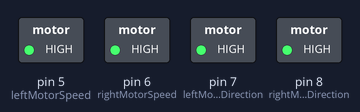
Bench run of a sketch on a simulated Arduino Uno, built with avr-gcc and run on an emulated ATmega328P. Shown: switched loads named in the sketch (green lamp = pin HIGH).

Above: at 0.1 s.
Timing chart, 0 to 1.6 s (numbered marks = the images above):
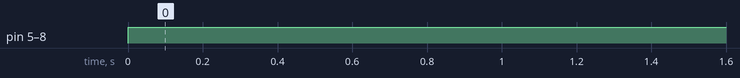

Measured:
- by itself, pin 5 (leftMotorSpeed), pin 6 (rightMotorSpeed), pin 7 (leftMotorDirection), pin 8 (rightMotorDirection): LOW → HIGH at 0.00 s

The sketch:

Solution_1.ino
```cpp
// (licence header left out)
//  Lesson 4.3, Exercise 1 Solution - setSpeed Function

// Pin definitions
#define leftMotorSpeed 5
#define rightMotorSpeed 6
#define leftMotorDirection 7
#define rightMotorDirection 8

void setup() {
  Serial.begin(9600);
  pinMode(leftMotorSpeed,      OUTPUT);
  pinMode(rightMotorSpeed,     OUTPUT);
  pinMode(leftMotorDirection,  OUTPUT);
  pinMode(rightMotorDirection, OUTPUT);
}

void loop() {
  // Have our robot spin in place at full speed

  // Right motor at full speed forward
  setSpeed(0, 255);

  // Left motor at full speed in reverse
  setSpeed(1, -255);
}

// int motor defines which motor we want to control.
// motor 0 is our right motor, motor 1 is our left motor.
void setSpeed(int motor, int motorspeed) {
  if ( motor == 0 ) {
    if ( motorspeed < 0 ) {
      digitalWrite(rightMotorDirection, LOW);
      analogWrite(rightMotorSpeed, abs(motorspeed));
    } else {
      digitalWrite(rightMotorDirection, HIGH);
      analogWrite(rightMotorSpeed, motorspeed);
    }
  } else {
    if ( motorspeed < 0 ) {
      digitalWrite(leftMotorDirection, HIGH);
      analogWrite(leftMotorSpeed, abs(motorspeed));
    } else {
      digitalWrite(leftMotorDirection, LOW);
      analogWrite(leftMotorSpeed, motorspeed);
    }
  }
}
/*********************************************************************************************************************
Permission is hereby granted, free of charge, to any person obtaining a copy of this software and associated documentation files (the "Software"), to deal in the Software without restriction, including without limitation the rights to use, copy, modify, merge, publish, distribute, sublicense, and/or sell copies of the Software, and to permit persons to whom the Software is furnished to do so, subject to the following conditions:

The above copyright notice and this permission notice shall be included in all copies or substantial portions of the Software.
THE SOFTWARE IS PROVIDED "AS IS", WITHOUT WARRANTY OF ANY KIND, EXPRESS OR IMPLIED, INCLUDING BUT NOT LIMITED TO THE WARRANTIES OF MERCHANTABILITY, FITNESS FOR A PARTICULAR PURPOSE AND NONINFRINGEMENT. IN NO EVENT SHALL THE AUTHORS OR COPYRIGHT HOLDERS BE LIABLE FOR ANY CLAIM, DAMAGES OR OTHER LIABILITY, WHETHER IN AN ACTION OF CONTRACT, TORT OR OTHERWISE, ARISING FROM, OUT OF OR IN CONNECTION WITH THE SOFTWARE OR THE USE OR OTHER DEALINGS IN THE SOFTWARE.
'*******************************************************************************************************************/
```
